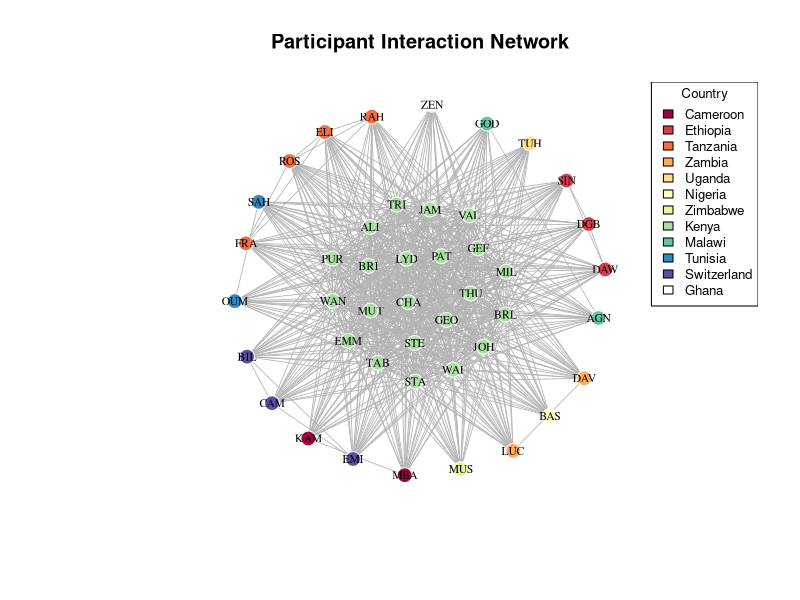
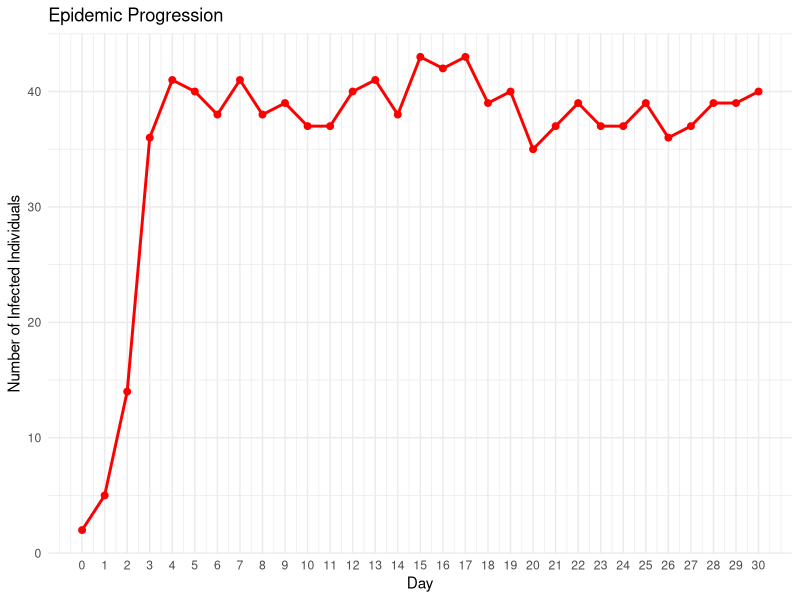
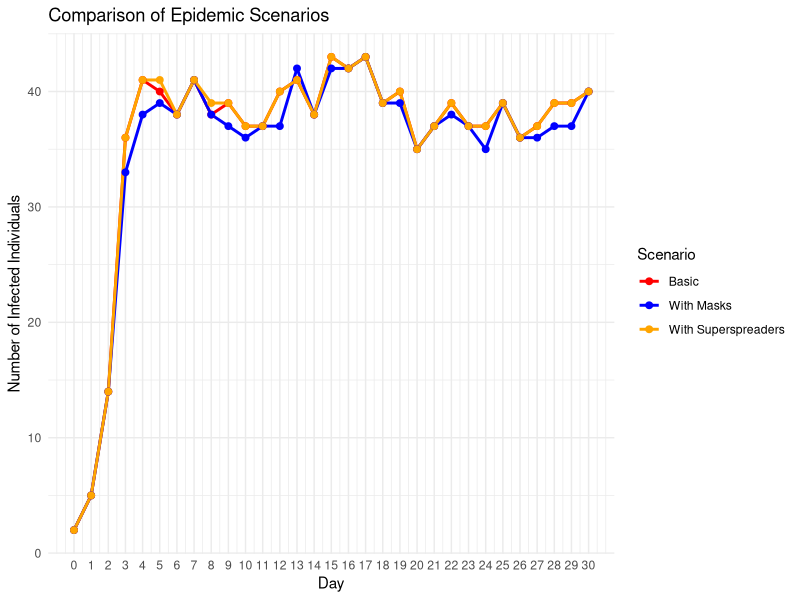
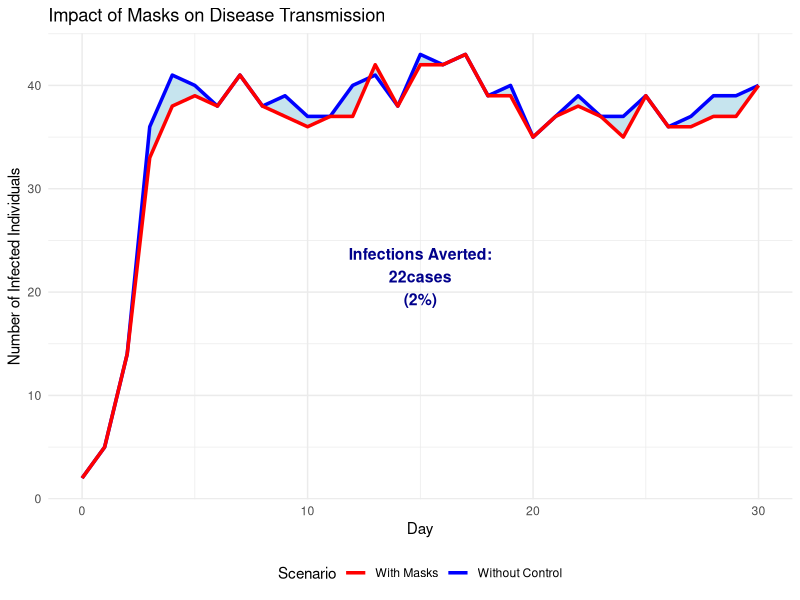
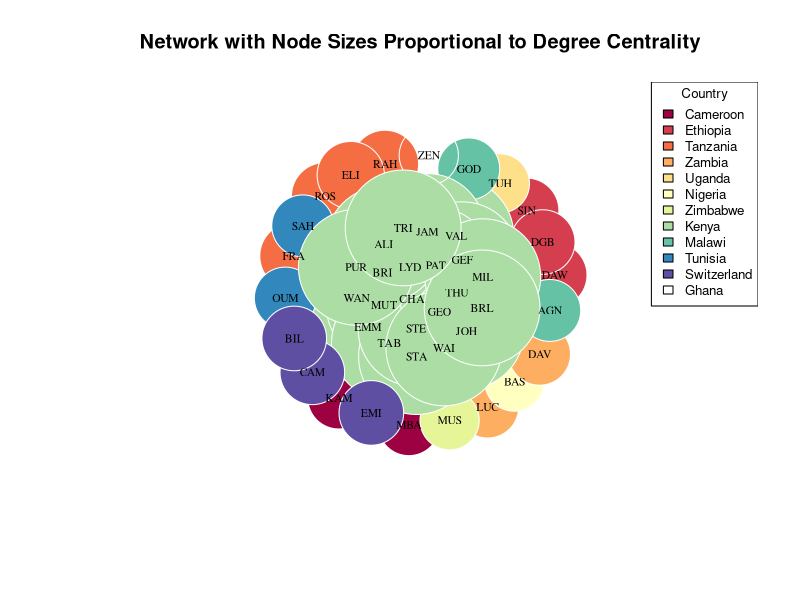
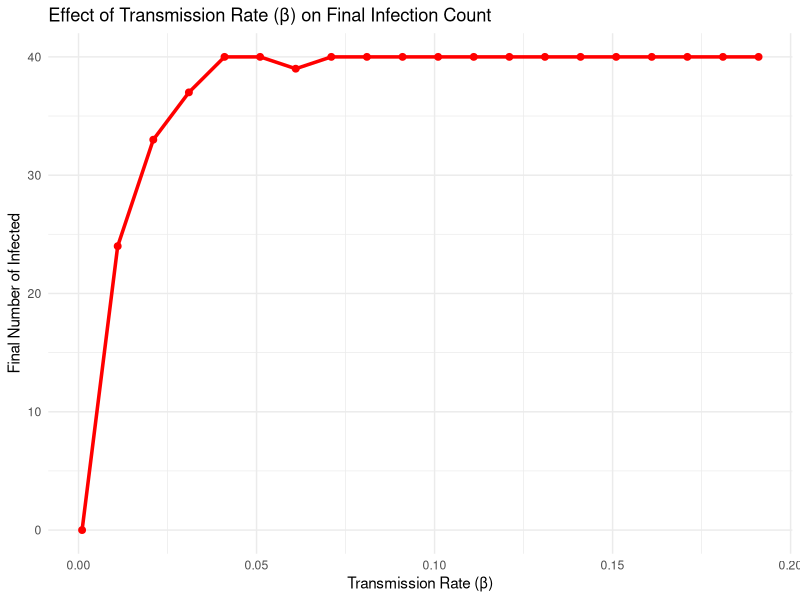
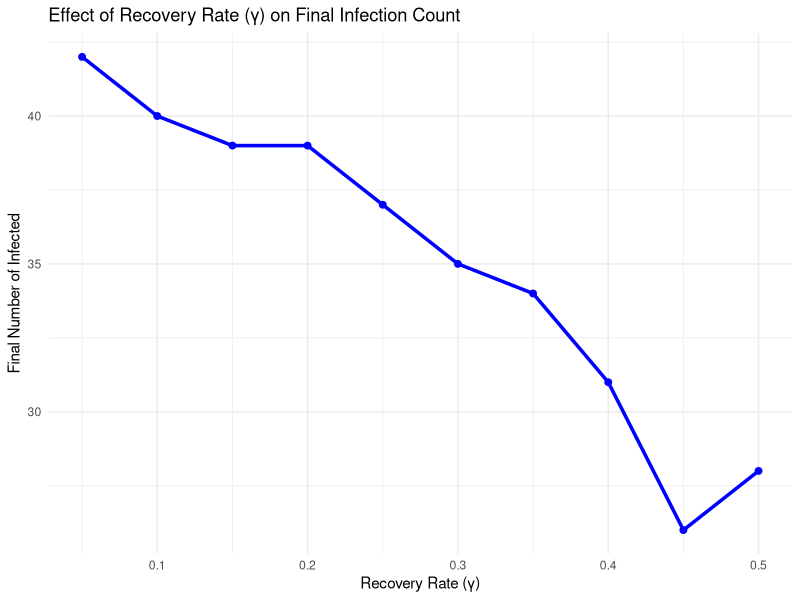
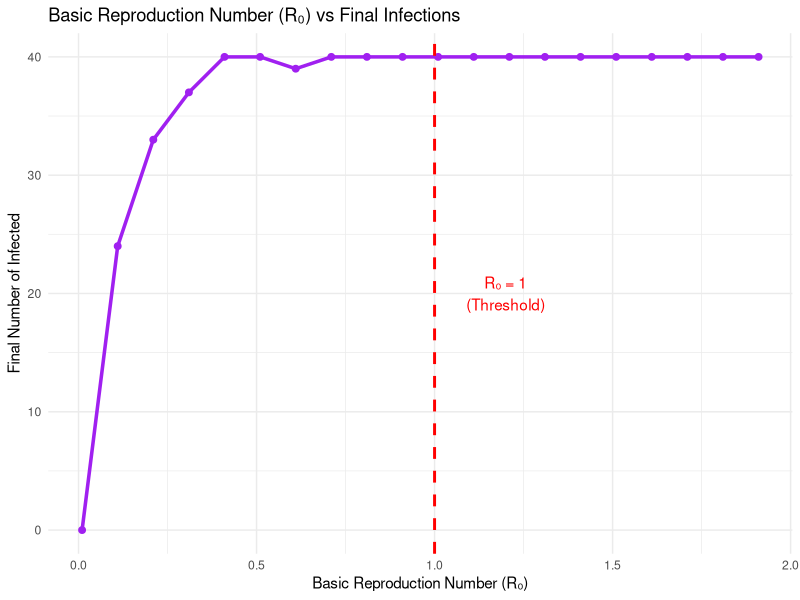

These figures' R source, in order:
###### The following exercise ####
##Network Analysis and SIS Epidemic Model##

####Project Description####

##This project introduces the intersection of network analysis and epidemic modeling through a hands-on exploration of disease transmission dynamics. Using a dataset of participants from various countries attending a Malaria Modelling modular program in Nairobi, Kenya, participants learn to construct social networks based on participants interaction patterns and simulate disease spread using a Susceptible-Infected-Susceptible (SIS) model.

##The project aims to demonstrate how network structure influences epidemic outcomes by modeling connections between individuals from the same countries, with Kenya serving as a hub connecting participants from different nations. The aim is to explore key epidemiological concepts including transmission rates (β), recovery rates (γ), and intervention strategies like wearing masks and identification of superspreaders.

##Through this practical exercise, participants should gain a hands-on experience with network visualization, epidemic simulation, and quantitative analysis of public health interventions. The goals is to emphasize applications by examining scenarios such as the impact of protective measures introduced mid-outbreak and the role of highly connected individuals in accelerating disease spread.

##Exercises are presented at the end of this tutorial

##############################################################################

#Packages for this work
library(igraph) # For graphs
library(ggplot2) # For plots
library(dplyr) # For manipulation
library(RColorBrewer) # For colours

##Create the dataset - participants, and their country of origin.
data <- data.frame( Participant = c("KAM", "SIN", "RAH", "DAW", "LUC", "TUH", "BAS", "MBA", "MUS", "DAV", "CHA", "EMM", "LYD", "VAL", "GOD", "AGN", "ROS", "FRA", "JAM", "DGB", "ELI", "WAN", "MUT", "GEO", "GEF", "SAH", "PAT", "TAB", "BRI", "STA", "OUM", "STE", "THU", "EMI", "CAM", "ZEN", "BIL", "JOH", "ALI", "PUR", "WAI", "MIL", "BRL", "TRI"),  Country = c("Cameroon", "Ethiopia", "Tanzania", "Ethiopia", "Zambia", "Uganda", "Nigeria", "Cameroon", "Zimbabwe", "Zambia", "Kenya", "Kenya", "Kenya", "Kenya", "Malawi", "Malawi", "Tanzania", "Tanzania", "Kenya", "Ethiopia", "Tanzania", "Kenya", "Kenya", "Kenya", "Kenya", "Tunisia", "Kenya", "Kenya", "Kenya", "Kenya", "Tunisia", "Kenya", "Kenya", "Switzerland", "Switzerland", "Ghana", "Switzerland", "Kenya", "Kenya", "Kenya", "Kenya", "Kenya", "Kenya", "Kenya"))

#####PART 1. NETWORK CONSTRUCION ####

##Remember Networks are based on matrices - adjacency matrix defines who is connected to whom.
##Create an adjacency matrix based on connection rules: 
#a) People from same country are connected; 
#b) Non-Kenyans are also connected to Kenyans. 
create_network <- function(data) {
  n <- nrow(data)
  adj_matrix <- matrix(0, n, n)
  rownames(adj_matrix) <- colnames(adj_matrix) <- data$Participant
  
  for(i in 1:n) {
    for(j in 1:n) {
      if(i != j) {
##Same country connect
        if(data$Country[i] == data$Country[j]) {
          adj_matrix[i,j] <- 1
        }
##Non-Kenyans connect to Kenyans
        else if(data$Country[i] != "Kenya" & data$Country[j] == "Kenya") {
          adj_matrix[i,j] <- 1
        }
        else if(data$Country[i] == "Kenya" & data$Country[j] != "Kenya") {
          adj_matrix[i,j] <- 1
        }
      }
    }
  }
  return(adj_matrix)
}

##Create the network and add attributes - what is an attribute?

adj_matrix <- create_network(data) ### Explore the adjacency 
g <- graph_from_adjacency_matrix(adj_matrix, mode = "undirected") #What does undirected mean? How does it differ from a directed graph?

##Add attributes
V(g)$country <- data$Country
V(g)$name <- data$Participant

##Create and visualize the network
plot_network <- function(g, data) {
##Color nodes by country
countries <- unique(data$Country)
colors <- RColorBrewer::brewer.pal(min(length(countries), 11), "Spectral")
country_colors <- setNames(colors[1:length(countries)], countries)
  
##Set vertex colors using the country attribute
V(g)$color <- country_colors[V(g)$country]
  
##Set the graph layout - there are many layouts - please explore them
set.seed(123)
layout <- layout_with_fr(g)
  
##Plot
plot(g,
     layout = layout,
     vertex.size = 8,
     vertex.label = V(g)$name,  # Explicitly use vertex names - what if you don't want to have people's names on the vertices? How would you modify this?
     vertex.label.cex = 0.7,
     vertex.label.color = "black",
     vertex.frame.color = "white",
     edge.color = "gray70",
     edge.width = 0.8,
     main = "Participant Interaction Network")
  
##Add legend - you can change position or text size
legend("topright", legend = countries, fill = country_colors, cex = 0.8, title = "Country")
}

###Plot the network
plot_network(g, data)


##############################################################################
###Now you have a network - what is it showing? Why circle? Are there other things you can explore from this?

###You can stop here - and explore the network parameters - density, degree (in/out degree), betweenness and other centrality metrics.

####What type of questions can one explore with network analysis####
##What is my outcome of analysis?
# • Node-level
# • Edge-level
# • Network structure and topology (as a whole)
# • Process (sequence of events
##Outcome variables
# • Traits of nodes (e.g., Disease state)– Do nodes of different classes have different attributes?– Do connectivity and network position determine infection risk?
#   • Edge values– What determines whether two nodes are linked?– Do linked nodes share certain attributes?
#   • Network topology– What determines the structure of networks?– Does infection influence network structure?
#   • Transmission processes– Does the spread of a pathogen depend on network structure?– Simulation modeling

####Part 2 -SIS Epidemic Modelling ####
sis_model <- function(adj_matrix, beta, gamma, initial_infected, days, superspreaders = NULL, mask_day = NULL, mask_efficacy = 0.3) {
  n <- nrow(adj_matrix)
  participants <- rownames(adj_matrix)
  
##Initialize states: 0 = Susceptible, 1 = Infected
  states <- matrix(0, nrow = days + 1, ncol = n)
  colnames(states) <- participants
  
##Set initial infected
  states[1, initial_infected] <- 1
  
##Track daily infections for incidence calculation
  daily_new_infections <- rep(0, days + 1)
  
##Superspreaders - who is a suer spreader?
  ss_multiplier <- rep(1, n)
  if(!is.null(superspreaders)) {
    ss_idx <- which(participants %in% superspreaders)
    ss_multiplier[ss_idx] <- 5  # 5x transmission rate
  }
  
  for(day in 1:days) {
    current_state <- states[day, ]
    new_state <- current_state
    new_infections <- 0
    
##Apply Intervention - masking effect if applicable
    current_beta <- beta
    if(!is.null(mask_day) && day >= mask_day) {
      current_beta <- beta * (1 - mask_efficacy)
    }
    
    for(i in 1:n) {
      if(current_state[i] == 0) {  # If susceptible
##Calculate infection probability from infected neighbors
    infected_neighbors <- which(current_state == 1 & adj_matrix[i, ] == 1)
    if(length(infected_neighbors) > 0) {
##Calculate total force of infection
      total_force <- 0
      for(neighbor in infected_neighbors) {
        total_force <- total_force + current_beta * ss_multiplier[neighbor]
          }
          
##Probability of infection (1 - probability of avoiding all infections)
      prob_infection <- 1 - exp(-total_force)
      if(runif(1) < prob_infection) {
        new_state[i] <- 1
        new_infections <- new_infections + 1
        }
        }
      } else {  ##If infected
##Recovery
        if(runif(1) < gamma) {
          new_state[i] <- 0
        }
      }
    }
    states[day + 1, ] <- new_state
    daily_new_infections[day + 1] <- new_infections
  }
  
  return(list(states = states, daily_new_infections = daily_new_infections))
}

###3 - SIMULATIONS

# Set parameters
beta <- 0.101
gamma <- 0.1
days <- 30

##Find participant indices
zeinabu_idx <- which(data$Participant == "ZEN")
agnes_idx <- which(data$Participant == "AGN")
initial_infected <- c("ZEN", "AGN")

##Scenario 1: Basic SIS model
set.seed(42)
result1 <- sis_model(adj_matrix, beta, gamma, initial_infected, days) #Explore

##Scenario 2: With masks from day 3
set.seed(42)
result2 <- sis_model(adj_matrix, beta, gamma, initial_infected, days, mask_day = 3)

##Scenario 3: With superspreaders
superspreaders <- c("BAS", "BIL", "MUT", "PUR") #Are these the superspreaders? Who is a superspreader? What criteria do we use to identify a superspreader? Hint: Network metrics. 
set.seed(42)
result3 <- sis_model(adj_matrix, beta, gamma, initial_infected, days, superspreaders = superspreaders)

####Part 4. ANALYSIS AND RESULTS ####

##Epidemic Results

# a) Number of infected on days 2, 4, 8
infected_day2 <- sum(result1$states[3, ])  # Day 2 (row 3, 0-indexed)
infected_day4 <- sum(result1$states[5, ])  # Day 4
infected_day5 <- sum(result1$states[5, ])  # Day 5
infected_day8 <- sum(result1$states[9, ])  # Day 8

cat("a) Number of infected individuals:\n")
cat("   Day 2:", infected_day2, "people\n")
cat("   Day 4:", infected_day4, "people\n")
cat("   Day 8:", infected_day8, "people\n\n")

# b) Incidence at day 8
incidence_day8 <- result1$daily_new_infections[5]
cat("b) Incidence on Day 5:", incidence_day8, "new infections\n\n")

# c) Infections averted with masks
infected_day5_masks <- sum(result2$states[5, ])
infections_averted <- infected_day5 - infected_day5_masks
cat("c) With masks from Day 5:\n")
cat("   Infections on Day 5 with masks:", infected_day5_masks, "\n")
cat("   Infections averted:", infections_averted, "\n\n")

# d) Network metrics
cat("d) Network Metrics:\n")

# i) Density
density_val <- edge_density(g)
cat("   i) Network density:", round(density_val, 3), "\n")

# ii) Superspreader analysis
cat("   ii) Superspreader analysis:\n")
infected_normal <- sum(result1$states[6, ])
infected_superspreaders <- sum(result3$states[6, ])
cat("       Without superspreaders: ", infected_normal, " infected\n")
cat("       With superspreaders: ", infected_superspreaders, " infected\n")
cat("       Additional infections from superspreaders: ", infected_superspreaders - infected_normal, "\n")

## iii) Effect of interaction rate changes
cat("   iii) Effect of changing interaction rates:\n")
betas <- c(0.01, 0.02, 0.03, 0.04, 0.05)
final_infected <- numeric(length(betas))

for(i in seq_along(betas)) {
  set.seed(42)
  temp_result <- sis_model(adj_matrix, betas[i], gamma, initial_infected, days)
  final_infected[i] <- sum(temp_result$states[6, ])
}

beta_results <- data.frame(Beta = betas, Final_Infected = final_infected)
print(beta_results)

####Part 5. VISUALIZATION OF EPIDEMIC PROGRESSION ####
plot_epidemic <- function(states) {
  days <- nrow(states) - 1
  infected_counts <- rowSums(states)
  
  df <- data.frame(
    Day = 0:days,
    Infected = infected_counts
  )
  
  ggplot(df, aes(x = Day, y = Infected)) +
    geom_line(color = "red", size = 1) +
    geom_point(color = "red", size = 2) +
    labs(title = "Epidemic Progression",
         x = "Day",
         y = "Number of Infected Individuals") +
    theme_minimal() +
    scale_x_continuous(breaks = 0:days)
}

##Plot epidemic progression
print(plot_epidemic(result1$states))

##Comparison plot
compare_df <- data.frame(
  Day = rep(0:days, 3),
  Infected = c(rowSums(result1$states), rowSums(result2$states), rowSums(result3$states)),
  Scenario = rep(c("Basic", "With Masks", "With Superspreaders"), each = days + 1)
)

comparison_plot <- ggplot(compare_df, aes(x = Day, y = Infected, color = Scenario)) +
  geom_line(size = 1) +
  geom_point(size = 2) +
  labs(title = "Comparison of Epidemic Scenarios",
       x = "Day",
       y = "Number of Infected Individuals") +
  theme_minimal() +
  scale_x_continuous(breaks = 0:days) +
  scale_color_manual(values = c("red", "blue", "orange"))

print(comparison_plot)

##Enhanced infections averted visualization as a shaded area
plot_infections_averted <- function(result_no_control, result_with_control, intervention_name = "Intervention") {
  days <- nrow(result_no_control$states) - 1
  
##Calculate infections for both scenarios
no_control <- rowSums(result_no_control$states)
with_control <- rowSums(result_with_control$states)
  
##Calculate total infections averted
total_averted <- sum(no_control) - sum(with_control)
percentage_averted <- round((total_averted / sum(no_control)) * 100, 1)
  
##Create data frame
df <- data.frame(
  Day = 0:days,
  No_Control = no_control,
  With_Control = with_control
  )
##Plot
p <- ggplot(df, aes(x = Day)) +
##Shaded area between curves
geom_ribbon(aes(ymin = With_Control, ymax = No_Control),
            fill = "lightblue", alpha = 0.7) +
##Lines for both scenarios
geom_line(aes(y = No_Control, color = "Without Control"), size = 1.2) +
geom_line(aes(y = With_Control, color = paste("With", intervention_name)), size = 1.2) +
##Add text annotation in shaded area
  annotate("text", x = days/2, y = max(no_control)/2, 
           label = paste("Infections Averted:\n", total_averted, "cases\n(", percentage_averted, "%)", sep = ""), size = 4, fontface = "bold", color = "darkblue") +
  labs(title = paste("Impact of", intervention_name, "on Disease Transmission"), x = "Day", y = "Number of Infected Individuals", color = "Scenario") +
  theme_minimal() +
  scale_color_manual(values = c("red", "blue")) +
  theme(legend.position = "bottom")
return(p)
}

##Show infections averted with masks
print(plot_infections_averted(result1, result2, "Masks"))

##Summary
cat("Network has", vcount(g), "participants and", ecount(g), "connections\n")
cat("Density:", round(density_val, 3), "- indicates a", 
    ifelse(density_val > 0.5, "highly", "moderately"), "connected network\n")

##############################################################################
##EXERCISE AND SOLUTIONS##

##Exercise 1: Network Exploration and Visualization

cat("\n=== EXERCISE 1: NETWORK EXPLORATION ===\n")

## a). Modify the network to show node sizes proportional to degree centrality
plot_network_degree <- function(g, data) {
##Calculate degree centrality
  degrees <- degree(g)
  
##Color nodes by country
  countries <- unique(data$Country)
  colors <- RColorBrewer::brewer.pal(min(length(countries), 11), "Spectral")
  country_colors <- setNames(colors[1:length(countries)], countries)
  V(g)$color <- country_colors[V(g)$country]
  
##Layout
  set.seed(123)
  layout <- layout_with_fr(g)
  
##Plot with node sizes proportional to degree
  plot(g, 
       layout = layout,
       vertex.size = degrees * 2,  # Scale degree for visibility
       vertex.label = V(g)$name,
       vertex.label.cex = 0.7,
       vertex.label.color = "black",
       vertex.frame.color = "white",
       edge.color = "gray70",
       edge.width = 0.8,
       main = "Network with Node Sizes Proportional to Degree Centrality")
  
  legend("topright", legend = countries, fill = country_colors, cex = 0.8, title = "Country")
}

plot_network_degree(g, data)

###Exercise 1.1- What is betweenness centrality. Redraw the network with node sizes proportional to the node betweenness. How does this differ from degree centrality?

## b). Calculate and compare degree centrality for Kenya vs other countries
degrees <- degree(g)
kenya_degrees <- degrees[data$Country == "Kenya"]
other_degrees <- degrees[data$Country != "Kenya"]

cat("b) Degree Centrality Comparison:\n")
cat("   Kenya participants - Mean degree:", round(mean(kenya_degrees), 2), "\n")
cat("   Other countries - Mean degree:", round(mean(other_degrees), 2), "\n")
cat("   Kenya participants are", round(mean(kenya_degrees)/mean(other_degrees), 1), "times more connected\n\n")

##Exercise 1.2 - Calculate and compare betweenness centrality for Kenya vs other countries

## c). Identify top 3 most connected individuals
top_connected <- sort(degrees, decreasing = TRUE)[1:3]
cat("c) Top 3 most connected individuals:\n")
for(i in 1:3) {
  participant <- names(top_connected)[i]
  connections <- top_connected[i]
  country <- data$Country[data$Participant == participant]
  cat("   ", i, ".", participant, "(", country, ") -", connections, "connections\n")
}


##Exercise 1.3 - Identify least 3 connected individuals


##Exercise 2: Parameter Sensitivity Analysis

cat("\n=== EXERCISE 2: PARAMETER SENSITIVITY ===\n")

## a) & b). Run SIS model with different β values and plot
betas <- seq(0.001, 0.2, by = 0.01)
final_infected_beta <- numeric(length(betas))

for(i in seq_along(betas)) {
  set.seed(42)
  temp_result <- sis_model(adj_matrix, betas[i], gamma, initial_infected, days)
  final_infected_beta[i] <- sum(temp_result$states[days + 1, ])
}

# Plot β sensitivity
beta_df <- data.frame(Beta = betas, Final_Infected = final_infected_beta)
beta_plot <- ggplot(beta_df, aes(x = Beta, y = Final_Infected)) +
  geom_line(color = "red", size = 1.2) +
  geom_point(color = "red", size = 2) +
  labs(title = "Effect of Transmission Rate (β) on Final Infection Count",
       x = "Transmission Rate (β)",
       y = "Final Number of Infected") +
  theme_minimal()
print(beta_plot)

##Exercise 2.1 - Why does the infection plateau? What's the epidemiological phenomenon?

## c). Vary γ while keeping β constant
gammas <- seq(0.05, 0.5, by = 0.05)
final_infected_gamma <- numeric(length(gammas))

for(i in seq_along(gammas)) {
  set.seed(42)
  temp_result <- sis_model(adj_matrix, 0.4, gammas[i], initial_infected, days)
  final_infected_gamma[i] <- sum(temp_result$states[days + 1, ])
}

# Plot γ sensitivity
gamma_df <- data.frame(Gamma = gammas, Final_Infected = final_infected_gamma)
gamma_plot <- ggplot(gamma_df, aes(x = Gamma, y = Final_Infected)) +
  geom_line(color = "blue", size = 1.2) +
  geom_point(color = "blue", size = 2) +
  labs(title = "Effect of Recovery Rate (γ) on Final Infection Count",
       x = "Recovery Rate (γ)",
       y = "Final Number of Infected") +
  theme_minimal()
print(gamma_plot)

## d). Calculate R₀ and plot
R0_values <- betas / gamma  # Using gamma = 0.1
R0_df <- data.frame(Beta = betas, R0 = R0_values, Final_Infected = final_infected_beta)

R0_plot <- ggplot(R0_df, aes(x = R0, y = Final_Infected)) +
  geom_line(color = "purple", size = 1.2) +
  geom_point(color = "purple", size = 2) +
  geom_vline(xintercept = 1, linetype = "dashed", color = "red", size = 1) +
  annotate("text", x = 1.2, y = max(final_infected_beta)/2, label = "R₀ = 1\n(Threshold)", color = "red") +
  labs(title = "Basic Reproduction Number (R₀) vs Final Infections",
       x = "Basic Reproduction Number (R₀)",
       y = "Final Number of Infected") +
  theme_minimal()
print(R0_plot)

cat("d) R₀ Analysis: Epidemic threshold occurs at R₀ = 1\n")
cat("   When R₀ < 1: Disease dies out\n")
cat("   When R₀ > 1: Disease persists and spreads\n\n")

##Exercise 2.2 - What is R₀? How would you use the knowledge of R₀ for disease control? What's another way tomcalculate R₀ as Billy showed in class? 

##Exercise 3: Intervention Timing Analysis

cat("\n=== EXERCISE 3: INTERVENTION TIMING ===\n")

## a) & b). Implement masks on different days and calculate infections averted
intervention_days <- 1:6
infections_averted_list <- numeric(length(intervention_days))
mask_efficacy <- 0.4

for(i in seq_along(intervention_days)) {
  set.seed(42)
  result_mask <- sis_model(adj_matrix, beta, gamma, initial_infected, days, 
                           mask_day = intervention_days[i], mask_efficacy = mask_efficacy)
  
  # Calculate total infections over entire period
  total_no_mask <- sum(rowSums(result1$states))
  total_with_mask <- sum(rowSums(result_mask$states))
  infections_averted_list[i] <- total_no_mask - total_with_mask
}

## c). Create bar chart
timing_df <- data.frame(
  Day = intervention_days,
  Infections_Averted = infections_averted_list
)

timing_plot <- ggplot(timing_df, aes(x = factor(Day), y = Infections_Averted)) +
  geom_bar(stat = "identity", fill = "steelblue", alpha = 0.7) +
  geom_text(aes(label = Infections_Averted), vjust = -0.3) +
  labs(title = "Infections Averted by Day of Mask Intervention",
       subtitle = "Earlier intervention = More infections prevented",
       x = "Day of Intervention",
       y = "Total Infections Averted") +
  theme_minimal()
print(timing_plot)

cat("c) Intervention Timing Results:\n")
for(i in seq_along(intervention_days)) {
  cat("   Day", intervention_days[i], "intervention:", infections_averted_list[i], "infections averted\n")
}

cat("\nd) Early intervention is more effective because:\n")
cat("   - Smaller infected population to control\n")
cat("   - Prevents exponential growth phase\n")
cat("   - Delays can lead to overwhelming healthcare systems\n\n")

##Exercise 4: Superspreader Impact Assessment

cat("\n=== EXERCISE 4: SUPERSPREADER ANALYSIS ===\n")

## a). Identify top 6 most connected individuals
top6_connected <- sort(degrees, decreasing = TRUE)[1:6]
top6_names <- names(top6_connected)

cat("a) Top 6 most connected individuals:\n")
for(i in 1:6) {
  cat("   ", i, ".", top6_names[i], "-", top6_connected[i], "connections\n")
}

##Exercise 31. - Who are the top 6 most connected individuals abased on betweenness? Do they differ from those based on degree centrality? Comment on whether they are different or the same - why?

## b) & c). Compare superspreader scenarios
# Scenario 1: Top 6 most connected as superspreaders
set.seed(42)
result_ss_connected <- sis_model(adj_matrix, beta, gamma, initial_infected, days, superspreaders = top6_names)

# Scenario 2: Random 6 people as superspreaders
set.seed(123)
random_ss <- sample(data$Participant, 6)
set.seed(42)
result_ss_random <- sis_model(adj_matrix, beta, gamma, initial_infected, days, superspreaders = random_ss)

## d). Calculate superspreader effects
baseline_infections <- sum(rowSums(result1$states))
connected_ss_infections <- sum(rowSums(result_ss_connected$states))
random_ss_infections <- sum(rowSums(result_ss_random$states))

connected_effect <- round(((connected_ss_infections - baseline_infections) / baseline_infections) * 100, 1)
random_effect <- round(((random_ss_infections - baseline_infections) / baseline_infections) * 100, 1)

cat("\nb-d) Superspreader Effect Analysis:\n")
cat("   Baseline (no superspreaders):", baseline_infections, "total infections\n")
cat("   Most connected as superspreaders:", connected_ss_infections, "total infections (", connected_effect, "% increase)\n")
cat("   Random people as superspreaders:", random_ss_infections, "total infections (", random_effect, "% increase)\n")

##Exercise 3.1 - Calculate the superspreader effect based on betweenness centrality, and compare most connected as superspreader and random people as superspreader vs baseline? Do they differ from when using degree centrality?

## e). Design targeted intervention
# Target the most connected individuals for intervention (e.g., isolation)
# Simple approach: remove top 3 most connected from network
adj_matrix_targeted <- adj_matrix
top3_indices <- which(rownames(adj_matrix) %in% names(top_connected)[1:3])

# Zero out connections for top 3 (simulate isolation)
adj_matrix_targeted[top3_indices, ] <- 0
adj_matrix_targeted[, top3_indices] <- 0

set.seed(42)
result_targeted <- sis_model(adj_matrix_targeted, beta, gamma, initial_infected, days)
targeted_infections <- sum(rowSums(result_targeted$states))

cat("\ne) Targeted Intervention (Isolate top 3 connected):\n")
cat("   With targeted intervention:", targeted_infections, "total infections\n")
cat("   Infections prevented:", baseline_infections - targeted_infections, "\n")
cat("   Effectiveness:", round(((baseline_infections - targeted_infections) / baseline_infections) * 100, 1), "% reduction\n\n")

##Exercise 3.2 - How many infections are prevented if we consider betweenness centrality fo isolation? 

##Exercise 5: Network Structure Modification

cat("\n=== EXERCISE 5: NETWORK STRUCTURE COMPARISON ===\n")

## a). Create small-world network
create_small_world <- function(data, prob = 0.1) {
  n <- nrow(data)
  adj_matrix_sw <- matrix(0, n, n)
  rownames(adj_matrix_sw) <- colnames(adj_matrix_sw) <- data$Participant
  
  for(i in 1:n) {
    for(j in 1:n) {
      if(i != j && runif(1) < prob) {
        adj_matrix_sw[i,j] <- 1
      }
    }
  }
  return(adj_matrix_sw)
}

# Create small-world network
set.seed(456)
adj_matrix_sw <- create_small_world(data, 0.1)
g_sw <- graph_from_adjacency_matrix(adj_matrix_sw, mode = "undirected")

# Create random network for comparison
set.seed(789)
g_random <- erdos.renyi.game(nrow(data), edge_density(g), directed = FALSE)
V(g_random)$name <- data$Participant
adj_matrix_random <- as_adjacency_matrix(g_random, sparse = FALSE)

## b). Compare network structures
networks <- list(
  Original = list(graph = g, adj_matrix = adj_matrix),
  SmallWorld = list(graph = g_sw, adj_matrix = adj_matrix_sw),
  Random = list(graph = g_random, adj_matrix = adj_matrix_random)
)

##Run simulations on all networks
results_comparison <- list()
for(net_name in names(networks)) {
  set.seed(42)
  results_comparison[[net_name]] <- sis_model(
    networks[[net_name]]$adj_matrix, 0.4, 0.1, initial_infected, days
  )
}

##Calculate metrics
cat("b) Network Structure Comparison:\n")
for(net_name in names(networks)) {
  net_graph <- networks[[net_name]]$graph
  density <- round(edge_density(net_graph), 3)
  avg_path <- round(mean_distance(net_graph), 2)
  final_infections <- sum(results_comparison[[net_name]]$states[days + 1, ])
  
##Find time to peak
  daily_infections <- rowSums(results_comparison[[net_name]]$states)
  peak_day <- which.max(daily_infections) - 1
  
  cat("   ", net_name, "Network:\n")
  cat("     i) Density:", density, "\n")
  cat("     ii) Average path length:", avg_path, "\n")
  cat("     iii) Final infections:", final_infections, "\n")
  cat("     iv) Time to peak:", peak_day, "days\n\n")
}

##Visualize network structure comparison
comparison_epidemic_plot <- function(results_list) {
  all_data <- data.frame()
  
  for(net_name in names(results_list)) {
    infected_counts <- rowSums(results_list[[net_name]]$states)
    temp_df <- data.frame(
      Day = 0:days,
      Infected = infected_counts,
      Network = net_name
    )
    all_data <- rbind(all_data, temp_df)
  }
  
  ggplot(all_data, aes(x = Day, y = Infected, color = Network)) +
    geom_line(size = 1.2) +
    geom_point(size = 2) +
    labs(title = "Epidemic Progression Across Different Network Structures",
         subtitle = "Impact of network topology on disease spread",
         x = "Day",
         y = "Number of Infected Individuals") +
    theme_minimal() +
    scale_color_manual(values = c("red", "blue", "green")) +
    theme(legend.position = "bottom")
}

print(comparison_epidemic_plot(results_comparison))

##############################################################################
##FINAL EPIDEMIOLOGICAL QUESTION##

##Exercise 4 - General Epidemiological Modelling Questions


cat("\n=== EPIDEMIOLOGICAL RESEARCH QUESTION ===\n")

##Exercise 4.1 -  Read the following 
cat("Based on your analysis, answer the following research question:\n\n")
cat("QUESTION: You are a public health official planning intervention strategies\n")
cat("for a respiratory disease outbreak in a diverse international community.\n")
cat("Given limited resources, you must choose ONE of the following strategies:\n\n")

cat("Strategy A: Implement universal masking for everyone starting on Day 3\n")
cat("Strategy B: Identify and isolate the top 3 most connected individuals immediately\n")
cat("Strategy C: Implement random testing and isolation of 6 individuals on Day 1\n\n")

###############################################################################
####END OF Questiions - BONUS IMPLEMENTATION BELOW
###############################################################################


###Calculate effectiveness of each strategy
cat("ANALYSIS TO SUPPORT YOUR DECISION:\n")

###Strategy A: Universal masking from Day 3
set.seed(42)
strategy_A <- sis_model(adj_matrix, beta, gamma, initial_infected, days, mask_day = 3, mask_efficacy = 0.4)
infections_A <- sum(rowSums(strategy_A$states))

##Strategy B: Isolate top 3 connected (already calculated above)
infections_B <- targeted_infections

##Strategy C: Random isolation of 6 people
adj_matrix_random_isolation <- adj_matrix
set.seed(999)
random_isolated <- sample(1:nrow(adj_matrix), 6)
adj_matrix_random_isolation[random_isolated, ] <- 0
adj_matrix_random_isolation[, random_isolated] <- 0

set.seed(42)
strategy_C <- sis_model(adj_matrix_random_isolation, beta, gamma, initial_infected, days)
infections_C <- sum(rowSums(strategy_C$states))

baseline_total <- sum(rowSums(result1$states))

cat("Baseline (no intervention):", baseline_total, "total infections\n")
cat("Strategy A (Universal masks Day 3):", infections_A, "total infections -", 
    round(((baseline_total - infections_A)/baseline_total)*100, 1), "% reduction\n")
cat("Strategy B (Isolate top 3 connected):", infections_B, "total infections -", 
    round(((baseline_total - infections_B)/baseline_total)*100, 1), "% reduction\n")
cat("Strategy C (Random isolation of 6):", infections_C, "total infections -", 
    round(((baseline_total - infections_C)/baseline_total)*100, 1), "% reduction\n\n")

# Visual comparison of strategies
strategy_comparison <- data.frame(
  Day = rep(0:days, 4),
  Infected = c(rowSums(result1$states), rowSums(strategy_A$states), 
               rowSums(result_targeted$states), rowSums(strategy_C$states)),
  Strategy = rep(c("No Intervention", "Universal Masks (Day 3)", 
                   "Isolate Top 3 Connected", "Random Isolation (6 people)"), 
                 each = days + 1)
)

strategy_plot <- ggplot(strategy_comparison, aes(x = Day, y = Infected, color = Strategy)) +
  geom_line(size = 1.2) +
  geom_point(size = 1.5) +
  labs(title = "Comparison of Public Health Intervention Strategies",
       subtitle = "Which strategy would you choose and why?",
       x = "Day",
       y = "Number of Infected Individuals") +
  theme_minimal() +
  scale_color_manual(values = c("red", "blue", "green", "orange")) +
  theme(legend.position = "bottom")

print(strategy_plot)

cat("DISCUSSION POINTS FOR PARTICPANTS:\n")
cat("1. Which strategy is most effective in reducing total infections?\n")
cat("2. Consider the practical feasibility of each strategy:\n")
cat("   - Cost and resource requirements\n")
cat("   - Community acceptance and compliance\n")
cat("   - Ethical considerations\n")
cat("   - Speed of implementation\n\n")

cat("3. How might the effectiveness change if:\n")
cat("   - The outbreak started with more initial cases?\n")
cat("   - The transmission rate (β) was higher?\n")
cat("   - The recovery rate (γ) was lower?\n\n")

cat("4. What additional information would help you make a better decision?\n")
cat("5. How does network structure influence the success of different strategies?\n\n")

cat("BONUS ANALYSIS: Cost-Effectiveness\n")
cat("Assume costs: Universal masking = $1000, Isolation = $500/person\n")
infections_prevented_A <- baseline_total - infections_A
infections_prevented_B <- baseline_total - infections_B
infections_prevented_C <- baseline_total - infections_C

cost_A <- 1000
cost_B <- 3 * 500  # 3 people isolated
cost_C <- 6 * 500  # 6 people isolated

cost_effectiveness_A <- round(cost_A / infections_prevented_A, 0)
cost_effectiveness_B <- round(cost_B / infections_prevented_B, 0)
cost_effectiveness_C <- round(cost_C / infections_prevented_C, 0)

cat("Cost per infection prevented:\n")
cat("Strategy A: $", cost_effectiveness_A, " per infection prevented\n")
cat("Strategy B: $", cost_effectiveness_B, " per infection prevented\n")
cat("Strategy C: $", cost_effectiveness_C, " per infection prevented\n\n")

cat("=== SUMMARY FOR REFLECTION ===\n")
cat("This exercise demonstrates key epidemiological principles:\n")
cat("• Network structure critically influences disease transmission\n")
cat("• Early intervention is more effective than delayed action\n")
cat("• Targeted interventions can be more efficient than broad measures\n")
cat("• Public health decisions require balancing effectiveness, cost, and feasibility\n")
cat("• Mathematical modeling helps evaluate intervention strategies before implementation\n\n")

##############################################################################
